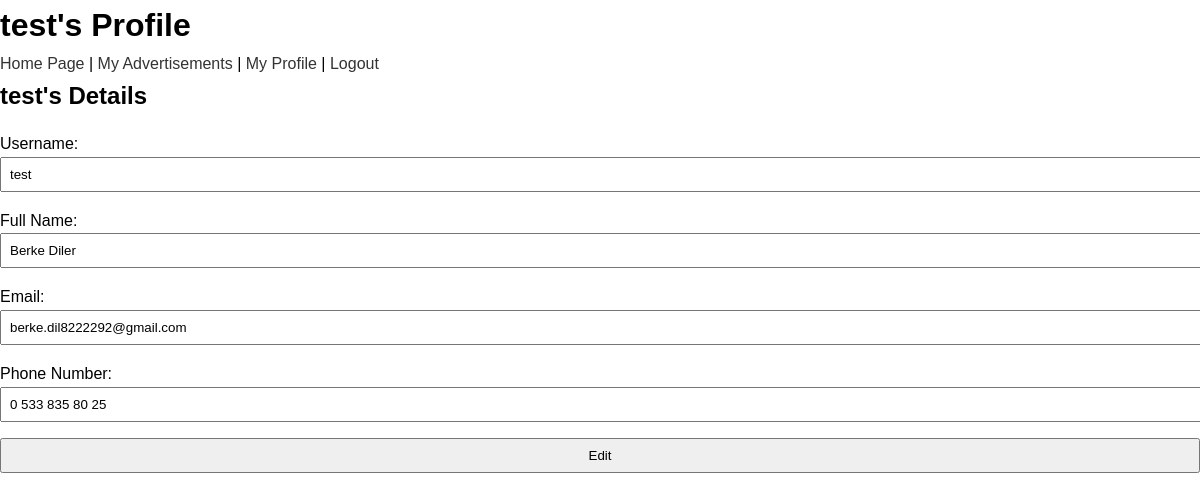
/profile (signed in), run on the app's committed database.
### tables this page shows
CREATE TABLE User(username TEXT PRIMARY KEY,password TEXT,fullname TEXT,email TEXT,telno TEXT);

### app.py (the view)
@app.route('/profile', methods=["GET", "POST"])
def profile():
    if request.method == "POST":
        username = request.form["username"]
        fullname = request.form["fullname"]
        email = request.form["email"]
        telno = request.form["telephone"]
        if username == "" or fullname == "" or email == "" or telno == "":
            return render_template("profile.html", error="Please fill in all fields")
        else:
            conn = sqlite3.connect("database.db")
            c = conn.cursor()
            c.execute("UPDATE User SET username=?, fullname=?, email=?, telno=? WHERE username=?", (username, fullname, email, telno, session["username"]))
            conn.commit()
            conn.close()
            session["username"] = username
            return redirect(url_for('profile'))
    else:
        conn = sqlite3.connect("database.db")
        c = conn.cursor()
        c.execute("SELECT * FROM User WHERE username=?", (session["username"],))
        user = c.fetchone()
        return render_template("profile.html", user=user)

### templates/profile.html (shortened to what this page needs)
<!DOCTYPE html>
<html lang="en">
<head>
    <link rel="stylesheet" type="text/css" href="static/style.css">
</head>
<body>
<h1>{{ user[0] }}'s Profile</h1>
<div class="menu">
    <a href="/">Home Page </a> |
    <a href="/advertisement"> My Advertisements </a> |
    <a href="/profile"> My Profile </a> |
    <a href="/logout"> Logout </a>
</div>
<h2>{{ user[0] }}'s Details</h2>
<form name="editform" action="/profile" method="POST">
    <p>Username: <input type="text" name="username" value="{{ user[0] }}"></p>
    <p>Full Name: <input type="text" name="fullname" value="{{ user[2] }}"></p>
    <p>Email: <input type="email" name="email" value="{{ user[3] }}"></p>
    <p>Phone Number: <input type="tel" name="telephone" value="{{ user[4] }}"></p>
    <p><input type="submit" value="Edit"></p>
</form>
</body>
</html>

### static/style.css (style rules this page uses)
body, h1, h2, p { margin: 0; padding: 0; }
body { font-family: 'Arial', sans-serif; line-height: 1.6; }
form { margin: 1rem 0; }
input, select { width: 100%; padding: 0.5rem; margin-bottom: 1rem; }
a { color: #333; text-decoration: none; }

### data on the page
User: username "test", fullname "Berke Diler", email "berke.dil8222292@gmail.com", telephone "0 533 835 80 25"
